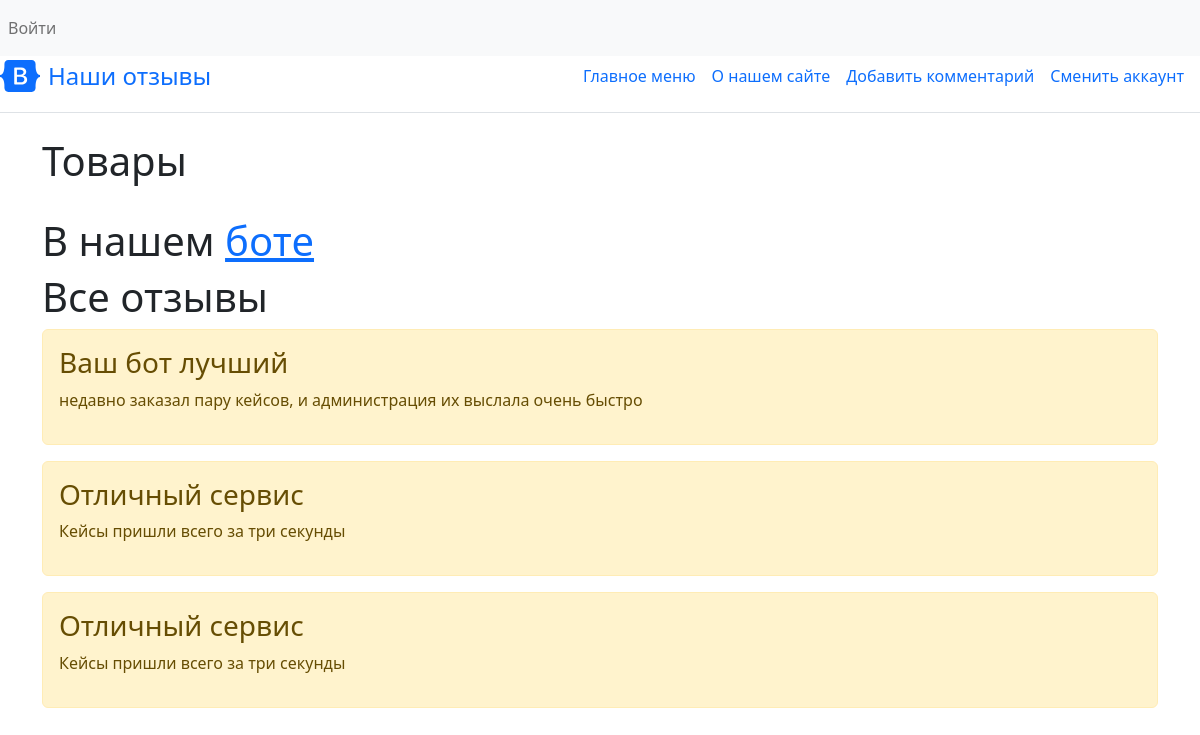
The app's page /, older data.
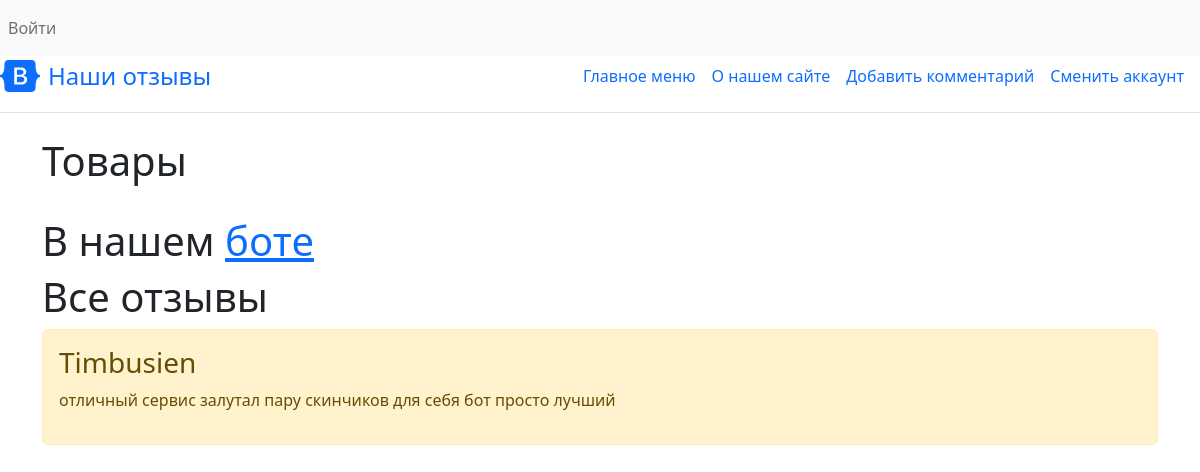
The same page, newer data.
### item/models.py (models this page shows, shortened)
class Task(models.Model):
    title = models.CharField('Тема', max_length=100)
    task = models.TextField('Содержание')
    class Meta:
        verbose_name = 'Жалобы или поправки'
        verbose_name_plural = 'Содержание жалобы'

### item/views.py (the view)
# urls.py: path('', views.index, name='homepage'),
def index(request):
    task = Task.objects.all()
    return render(request, 'item/index.html', {'title' : 'Главное меню', 'tasks' : task})

### item/templates/item/index.html (shortened to what this page needs)
{% extends 'item/base.html' %}
{% block content %}
    <h1>Товары</h1>
    <h1>В нашем <a href="https://t.me/CounterStrikeCases_bot">боте</a></h1>
    <h1>Все отзывы</h1>
    {% if tasks %}
        {% for el in tasks %}
            <div class="alert alert-warning mt-2">
                <h3>{{ el.title }}</h3>
                <p>{{ el.task }}</p>
            </div>
        {% endfor %}
    {% else %}
        <p>Жалоб и предложений пока нет</p>
    {% endif %}
{% endblock %}

### item/templates/item/base.html (shortened to what this page needs)
<!DOCTYPE html>
<html lang="en">
<head>
    <link rel="stylesheet" href="https://cdn.jsdelivr.net/npm/bootstrap@5.2.3/dist/css/bootstrap.min.css">
</head>
<body>
    <nav class="navbar navbar-expand-lg navbar-blue bg-light">
  <div class="collapse navbar-collapse" id="navbarText">
    <ul class="navbar-nav mr-auto">
      {% if user.is_authenticated %}
      <li class="nav-item">
        <a class="nav-link" href="/logout">Выйти из аккаунта</a>
      </li>
      <li class="nav-item">
        <a class="nav-link" href="#">Вы вошли в систему как, {{user.username}}</a>
      </li>
      {% else %}
      <li class="св nav-item">
        <a class="nav-link" href="/login">Войти</a>
      </li>
      {% endif %}
    </ul>
  </div>
</nav>
    <div class="d-flex flex-column flex-md-row align-items-center pb-3 mb-4 border-bottom">
      <a href="/" class="d-flex align-items-center link-body-emphasis text-decoration-none">
        <span class="fs-4">Наши отзывы</span>
      </a>
      <nav class="d-inline-flex mt-2 mt-md-0 ms-md-auto">
        <a class="me-3 py-2 link-body-emphasis text-decoration-none" href="{% url 'item:homepage' %}">Главное меню</a>
        <a class="me-3 py-2 link-body-emphasis text-decoration-none" href="{% url 'item:about' %}">О нашем сайте</a>
        <a class="me-3 py-2 link-body-emphasis text-decoration-none" href="{% url 'item:create' %}">Добавить комментарий</a>
        <a class="me-3 py-2 link-body-emphasis text-decoration-none" href="{% url 'item:login' %}"> Cменить аккаунт</a>
      </nav>
    </div>
    <div class="container">
        {% block content %}{% endblock %}
    </div>
</body>
</html>

Row changes from the older to the newer data that the page shows:
removed Task: title "Ваш бот лучший", task "недавно заказал пару кейсов, и администрация их выслала очень быстро"
removed Task: title "Отличный сервис", task "Кейсы пришли всего за три секунды"
removed Task: title "Отличный сервис", task "Кейсы пришли всего за три секунды"
added Task: title "Timbusien", task "отличный сервис залутал пару скинчиков для себя бот просто лучший"
